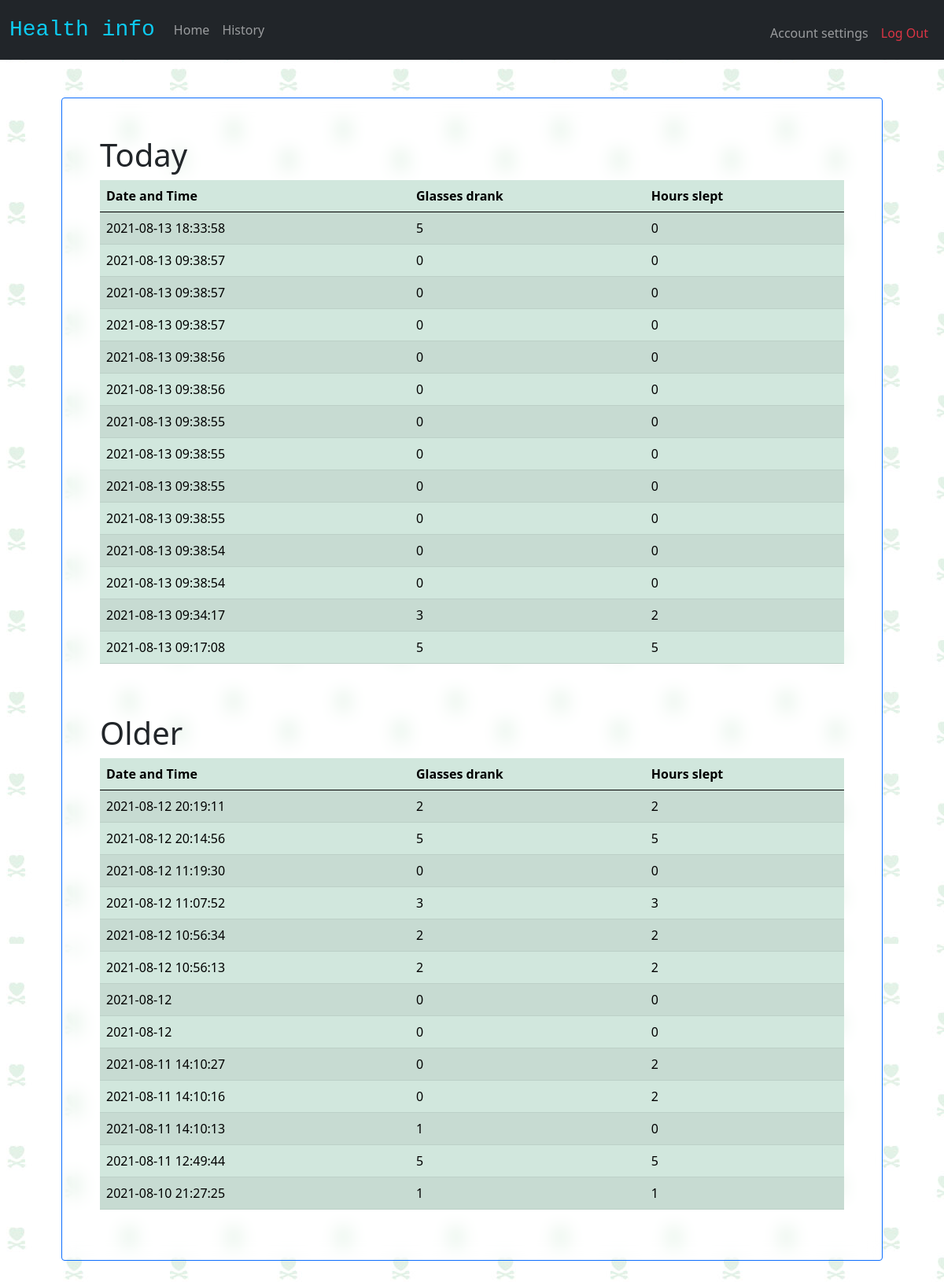
Screenshot of /history (signed in) with the database file from the repository.
### tables this page shows
CREATE TABLE history(user_id INT NOT NULL, glasses INT NOT NULL DEFAULT 0, sleep INT NOT NULL DEFAULT 0, TRANSACTED DATETIME NOT NULL DEFAULT CURRENT_TIMESTAMP, FOREIGN KEY(user_id) REFERENCES users(id));

### application.py (the view)
@app.route("/history")
def history():
    if session.get("user_id") == None:
        return redirect("/login")
    today = db.execute("Select * from history where TRANSACTED between date('now', 'start of day') and date('now', 'start of day', '+1 day') AND user_id = ? ORDER BY TRANSACTED DESC", session["user_id"])
    older = db.execute("Select * from history where TRANSACTED NOT between date('now', 'start of day') and date('now', 'start of day', '+1 day') AND user_id = ? ORDER BY TRANSACTED DESC", session["user_id"])
    return render_template("history.html", today = today, older=older)

### templates/history.html (shortened to what this page needs)
{% extends "layout.html" %}
{% block body %}
<div class = "mydiv p-5 border border-primary rounded">
<h6 class="display-6">Today</h6>
<table class="table table-success table-striped">
    <thead>
        <tr>
            <th>Date and Time</th>
            <th> Glasses drank</th>
            <th> Hours slept</th>
        </tr>
    </thead>
    {% for row in today %}
    <tr>
        <td> {{row.TRANSACTED}}</td>
        <td>{{row.glasses}}</td>
        <td>{{row.sleep}}</td>
    </tr>
    {% endfor%}
  </table>
  <br><br>
  <h6 class="display-6">Older</h6>
  <table class="table table-success table-striped">
    <thead>
        <tr>
            <th>Date and Time</th>
            <th> Glasses drank</th>
            <th> Hours slept</th>
        </tr>
    </thead>
    {% for row in older %}
    <tr>
        <td> {{row.TRANSACTED}}</td>
        <td>{{row.glasses}}</td>
        <td>{{row.sleep}}</td>
    </tr>
    {% endfor%}
  </table>
  </div>
{% endblock %}

### templates/layout.html (shortened to what this page needs)
<!DOCTYPE html>
<html lang="en">
    <head>
        <link href="https://cdn.jsdelivr.net/npm/bootstrap@5.0.2/dist/css/bootstrap.min.css" rel="stylesheet">
        <link href="/static/styles.css" rel="stylesheet">
    </head>
    <body>
            <nav class="navbar navbar-expand navbar-dark bg-dark">
                <div class="container-fluid">
                  <a class="mt-2 navbar-brand text-info" href="/">
                    <tt><h3 class =>Health info</h3> </tt>
                  </a>
                  <div class="collapse navbar-collapse" id="navbarNav">
                  <ul class="navbar-nav mr-auto">
                    <li class="nav-item">
                      <a class="nav-link" href="/">Home</a>
                    </li>
                  </ul>
                  {% if session.user_id %}
                  <ul class = "navbar-nav me-auto mb-2">
                    <li class = "nav-item me-auto">
                      <a class="nav-link mt-2" href="/history">History</a>
                    </li>
                  </ul>
                  <ul class="navbar-nav ms-auto">
                    <li class="nav-item">
                      <a class="nav-link mt-2" href="/accountsettings">Account settings</a>
                    </li>
                    <li class="nav-item">
                      <a class="nav-link mt-2 text-danger" href="/logout">Log Out</a>
                    </li>
                  </ul>
                  {% endif %}
                </div>
              </div>
              </nav>
        <main class="container p-5">
          {% block body %}{% endblock %}
      </main>
    </body>
</html>

### static/styles.css (style rules this page uses)
body { background-color: rgb(242, 242, 255); background-image: url("b2.jpg"); }
main { overflow-x: auto; }
.mydiv { backdrop-filter: blur(10px); }

### rows the page displays
history: TRANSACTED "2021-08-13 18:33:58", glasses "5", sleep "0"
history: TRANSACTED "2021-08-13 09:38:57", glasses "0", sleep "0"
history: TRANSACTED "2021-08-13 09:38:57", glasses "0", sleep "0"
history: TRANSACTED "2021-08-13 09:38:57", glasses "0", sleep "0"
history: TRANSACTED "2021-08-13 09:38:56", glasses "0", sleep "0"
history: TRANSACTED "2021-08-13 09:38:56", glasses "0", sleep "0"
history: TRANSACTED "2021-08-13 09:38:55", glasses "0", sleep "0"
history: TRANSACTED "2021-08-13 09:38:55", glasses "0", sleep "0"
history: TRANSACTED "2021-08-13 09:38:55", glasses "0", sleep "0"
history: TRANSACTED "2021-08-13 09:38:55", glasses "0", sleep "0"
history: TRANSACTED "2021-08-13 09:38:54", glasses "0", sleep "0"
history: TRANSACTED "2021-08-13 09:38:54", glasses "0", sleep "0"
history: TRANSACTED "2021-08-13 09:34:17", glasses "3", sleep "2"
history: TRANSACTED "2021-08-13 09:17:08", glasses "5", sleep "5"
history: TRANSACTED "2021-08-12 20:19:11", glasses "2", sleep "2"
history: TRANSACTED "2021-08-12 20:14:56", glasses "5", sleep "5"
history: TRANSACTED "2021-08-12 11:19:30", glasses "0", sleep "0"
history: TRANSACTED "2021-08-12 11:07:52", glasses "3", sleep "3"
history: TRANSACTED "2021-08-12 10:56:34", glasses "2", sleep "2"
history: TRANSACTED "2021-08-12 10:56:13", glasses "2", sleep "2"
history: TRANSACTED "2021-08-12", glasses "0", sleep "0"
history: TRANSACTED "2021-08-12", glasses "0", sleep "0"
history: TRANSACTED "2021-08-11 14:10:27", glasses "0", sleep "2"
history: TRANSACTED "2021-08-11 14:10:16", glasses "0", sleep "2"
history: TRANSACTED "2021-08-11 14:10:13", glasses "1", sleep "0"
history: TRANSACTED "2021-08-11 12:49:44", glasses "5", sleep "5"
history: TRANSACTED "2021-08-10 21:27:25", glasses "1", sleep "1"
